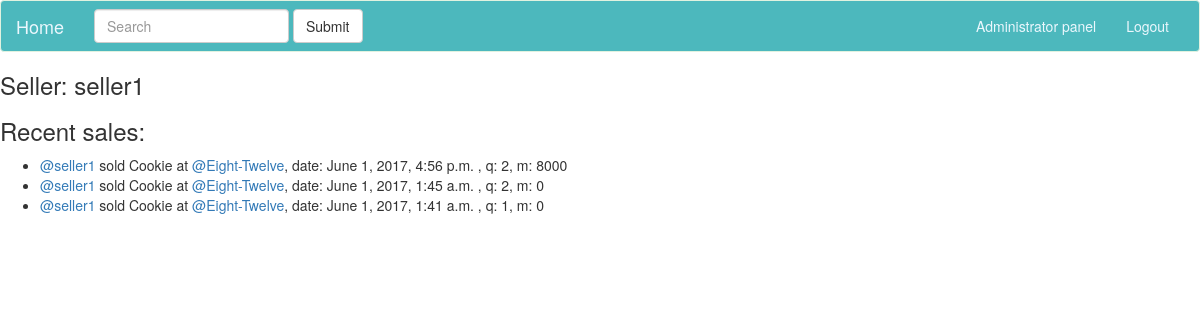
The page /seller/1/ (signed in) on the database its author committed.
### core/models.py (models this page shows, shortened)
class Seller(models.Model):
    user = models.OneToOneField(User)
    phone_num = models.CharField(max_length=20, blank=True)

class Purchases(models.Model):
    quantity = models.IntegerField()
    date = models.DateTimeField(default=timezone.now)
    seller = models.ForeignKey(Seller, on_delete=models.SET_NULL, null=True)
    good = models.ForeignKey(Goods, on_delete=models.SET_NULL, null=True) # Recently added
    money = models.IntegerField(default=0)
    class Meta:
        verbose_name_plural = 'Purchases'

class Goods(models.Model):
    name = models.CharField(max_length=100) # Recently added
    category = models.CharField(max_length=100, default='uncategorized')
    price = models.IntegerField()
    quantity = models.IntegerField()
    bar_code = models.CharField(max_length=255)
    store = models.ForeignKey(Store, on_delete=models.CASCADE)
    class Meta:
        verbose_name_plural = 'Goods'

class Store(models.Model):
    name = models.CharField(max_length=50)
    address = models.CharField(max_length=100)
    phone_num = models.CharField(max_length=20, blank=True)

### core/views.py (the view)
# urls.py: url(r'^seller/(?P<seller_pk>[0-9]+)/$', core_views.seller, name='seller'),
@login_required
def seller(request, seller_pk=None):
    if seller_pk is None:
        raise Http404('Seller is not specified')
    seller_obj = get_object_or_404(Seller, pk=seller_pk)
    purchases = Purchases.objects.filter(seller=seller_obj).order_by('-date')
    return render(request, 'core/seller.html', {'seller': seller_obj, 'purchases': purchases})

### core/templates/core/seller.html
{% extends 'base.html' %}
{% block content %}
    <h3>Seller: {{ seller.user.username }}</h3>
    <h3>Recent sales:</h3>
    <ul>
        {% for purchase in purchases %}
        <li>
            {% load tz %}
            <a href="{% url 'core:seller' purchase.seller.user.pk %}">@{{ purchase.seller.user.username }}</a>
            sold {{ purchase.good.name }} at
            <a href="{% url 'core:store' purchase.good.store.pk %}">@{{ purchase.good.store.name }}</a>,
            date: {{ purchase.date | timezone:"Asia/Seoul" }}
            , q: {{ purchase.quantity }}, m: {{ purchase.money }}
        </li>
        {% endfor %}
    </ul>
{% endblock %}

### rows shown on the page
Seller: user.username "seller1"
Purchases: seller.user.username "seller1", good.name "Cookie", good.store.name "Eight-Twelve", date "June 1, 2017, 4:56 p.m.", quantity "2", money "8000"
Purchases: seller.user.username "seller1", good.name "Cookie", good.store.name "Eight-Twelve", date "June 1, 2017, 1:45 a.m.", quantity "2", money "0"
Purchases: seller.user.username "seller1", good.name "Cookie", good.store.name "Eight-Twelve", date "June 1, 2017, 1:41 a.m.", quantity "1", money "0"
